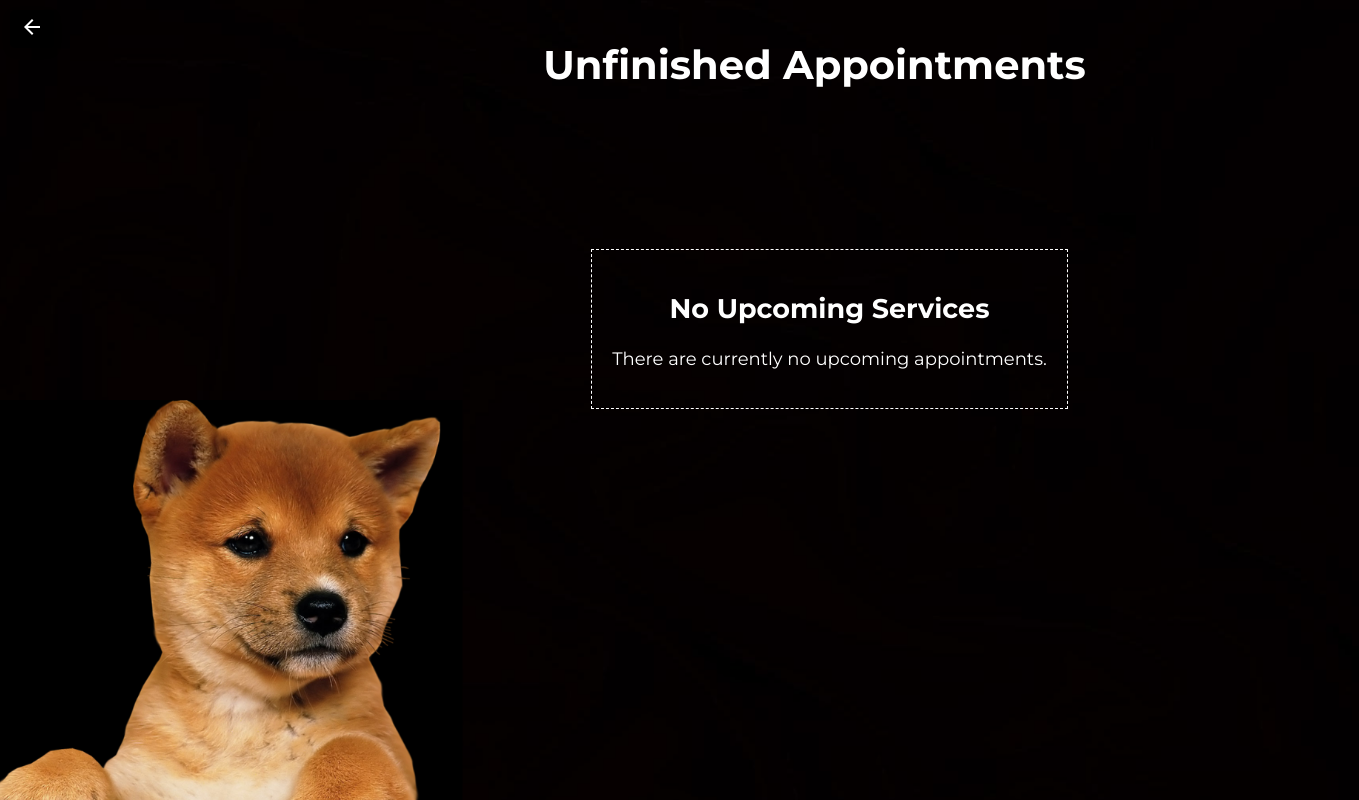
The page /unfinished-appointments/ (signed in) on the database as committed earlier.
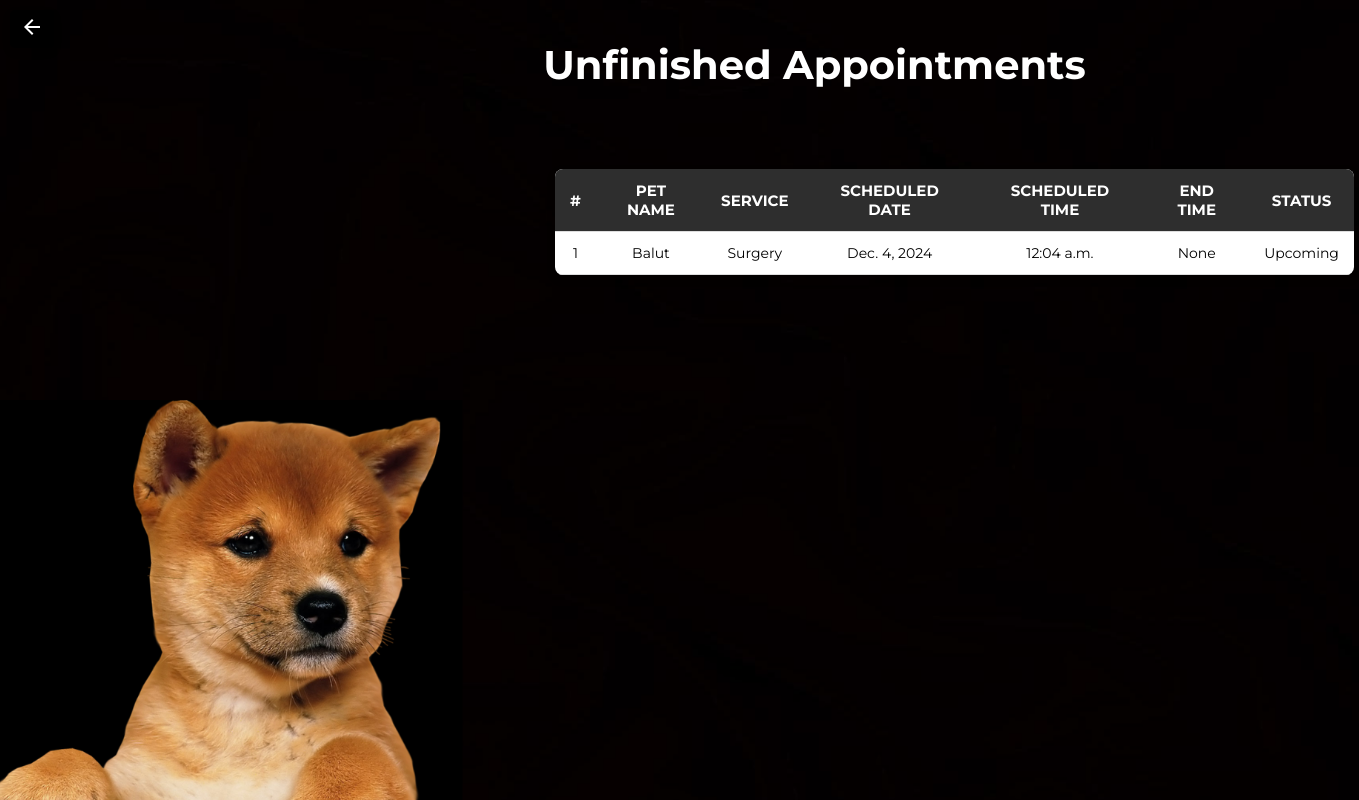
The same page on the database as committed later.
### app/models.py (models this page shows, shortened)
class ScheduledServices(models.Model):
    user = models.ForeignKey(User, on_delete=models.CASCADE, related_name="scheduled_services")
    pet_name = models.CharField(max_length=30, null=True, blank=True)
    service = models.CharField(max_length=100, null=True, blank=True)
    scheduled_date = models.DateField(null=True, blank=True)
    scheduled_time = models.TimeField(null=True, blank=True)
    end_time = models.TimeField(null=True, blank=True)
    status = models.BooleanField(default=False, null=True)
    cancelled = models.BooleanField(default=False)
    finished = models.BooleanField(default=False)

### app/views.py (the view)
# urls.py: path('unfinished-appointments/', views.unfinished_appointments, name='unfinished-appointments'),
@login_required
def unfinished_appointments(request):
    if request.user.is_authenticated:
        appointments = ScheduledServices.objects.filter(status=True, finished=False, cancelled=False)
    else:
        appointments = []
    return render(request, 'admin-unfinished-appointments.html', {'appointments': appointments})

### app/templates/admin-unfinished-appointments.html (shortened to what this page needs)
{% load static %}
<!DOCTYPE html>
<html lang="en">
<head>
    <link rel="stylesheet" href="{% static 'css/adminapo.css' %}">
    <link rel="stylesheet" href="{% static 'css/LoadingIndicator.css' %}">
</head>
<body>
    <div class="admin-apo-page">
        <a href="{% url 'admin-home' %}" class="home-btn">
            <button class="home-btn-button">
                <svg xmlns="http://www.w3.org/2000/svg" height="24px" viewBox="0 -960 960 960" width="24px" fill="#FFFFFF">
                    <path d="m313-440 224 224-57 56-320-320 320-320 57 56-224 224h487v80H313Z"/>
                </svg>
            </button>
        </a>
        <div class="admin-upcoming-apo-main-text">
            <p>Unfinished Appointments</p>
        </div>
        <div class="admin-apo-content">
            {% if appointments %}
                <div class="admin-apo-table-container">
                    <table class="admin-apo-table">
                        <thead>
                            <tr>
                                <th>#</th>
                                <th>Pet Name</th>
                                <th>Service</th>
                                <th>Scheduled Date</th>
                                <th>Scheduled Time</th>
                                <th>End Time</th>
                                <th>Status</th>
                            </tr>
                        </thead>
                        <tbody>
                            {% for appointment in appointments %}
                                <tr class="clickable-row"
                                    data-id="{{ appointment.id }}"
                                    data-pet-name="{{ appointment.pet_name }}"
                                    data-service="{{ appointment.service }}">
                                    <td>{{ forloop.counter }}</td>
                                    <td>{{ appointment.pet_name }}</td>
                                    <td>{{ appointment.service }}</td>
                                    <td>{{ appointment.scheduled_date }}</td>
                                    <td>{{ appointment.scheduled_time }}</td>
                                    <td>{{ appointment.end_time }}</td>
                                    <td>
                                        {% if appointment.cancelled %}
                                            Cancelled
                                        {% else %}
                                            Upcoming
                                        {% endif %}
                                    </td>
                                </tr>
                            {% endfor %}
                        </tbody>
                    </table>
                </div>
            {% else %}
                <div class="admin-apo-no-appointments">
                    <h2>No Upcoming Services</h2>
                    <p>There are currently no upcoming appointments.</p>
                </div>
            {% endif %}
        </div>
    </div>
</body>
</html>

Rows that differ between the two databases and show on the page:
now on this page (row edited): ScheduledServices: pet_name "Balut", service "Surgery", scheduled_date "Dec. 4, 2024", scheduled_time "12:04 a.m.", end_time "None", cancelled "Upcoming"
Other text that changed with them:
text no longer shown: "No Upcoming Services There are currently no upcoming appointments."
text now shown: "# PET NAME SERVICE SCHEDULED DATE SCHEDULED TIME END TIME STATUS"
